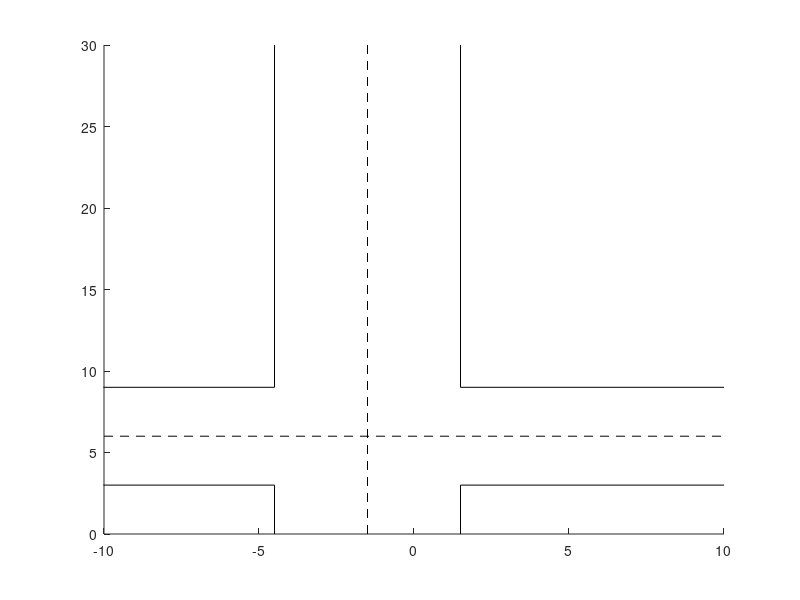

This figure's MATLAB source: (Note: this script raises an error after producing the figure.)
close all;

laneWidth = 3;
dToInter = 3;

fig1 = figure;
hold on
FOVsize = [20,30];
roadBoarder = plot([laneWidth/2 laneWidth/2],[0 dToInter],'k');
hold on
plot([laneWidth/2 FOVsize(1)/2],[dToInter dToInter],'k')
plot([laneWidth/2 FOVsize(1)/2],[2*laneWidth+dToInter, 2*laneWidth+dToInter],'k')
plot([laneWidth/2 laneWidth/2], [2*laneWidth+dToInter, FOVsize(2)],'k')
plot([-1.5*laneWidth -1.5*laneWidth],[0 dToInter],'k')
plot([-1.5*laneWidth -1.5*FOVsize(1)],[dToInter dToInter],'k')
plot([-1.5*laneWidth -1.5*FOVsize(1)],[2*laneWidth+dToInter 2*laneWidth+dToInter],'k')
plot([-1.5*laneWidth -1.5*laneWidth], [2*laneWidth+dToInter, FOVsize(2)],'k')
midRoad = plot([-laneWidth/2 -laneWidth/2],[0 FOVsize(2)],'k--');
plot([-FOVsize(1)/2, FOVsize(1)/2],[laneWidth+dToInter, laneWidth+dToInter],'k--')
xlim([-FOVsize(1)/2,FOVsize(1)/2])
ylim([0, FOVsize(2)])

% for i = 1 : size(X,2)
%     if(~isempty(X{i}))
%         X2{ind} = X{i};
%         ind = ind + 1;
%     end
% end
% ind = 1;
% for i = 1 : size(X2,2)
%     if(~isempty(X2{i}))
%         X{ind} = X2{i};
%         ind = ind + 1;
%     end
% end
% %
K = min(size(Xest,2), size(X,2));

gtPlot = {};
estPlot = {};
%
for k = 2:150
    if k > 3
        delete(gtPlot)
        delete(estPlot)
    end
    for i = 1:size(X{k},2)
        gtPlot = [gtPlot, plot(X{k}(1,i),X{k}(2,i),'k+','Markersize',10)];
        %plot(X{k}(1,i),X{k}(2,i),'k+','Markersize',10);
        hold on;
    end
    for i = 1:size(Xest{k},2)
        estPlot = [estPlot plot(Xest{k}{i}(1),Xest{k}{i}(2),'r*','Markersize',10)];
         %plot(est{k}{i}(1),est{k}{i}(2),'r*','Markersize',10); hold on;
    end
    if k == 2
        legend([gtPlot(1), estPlot(1)],'GT','Estimate')
    end
    pause(0.1)
end